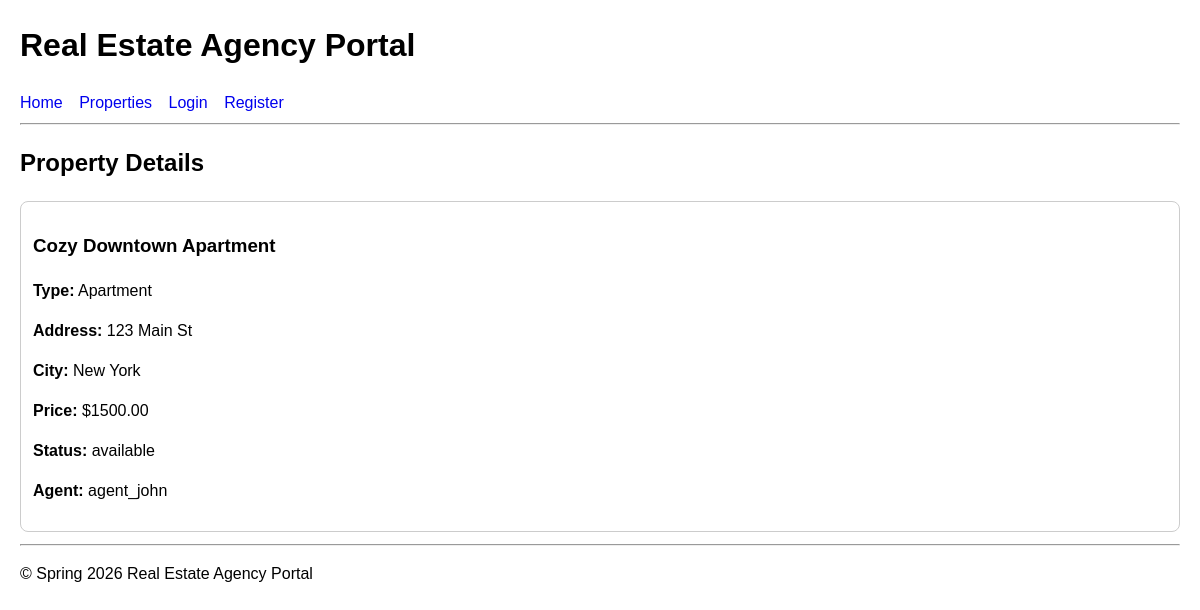
The app's page /property_details.php?id=1 with its own data.
### tables this page shows
CREATE TABLE Properties (
    propertyId INT NOT NULL AUTO_INCREMENT,
    title VARCHAR(100) NOT NULL,
    propertyType VARCHAR(50) NOT NULL,
    address VARCHAR(200) NOT NULL,
    city VARCHAR(100) NOT NULL,
    price DECIMAL(12,2) NOT NULL,
    status ENUM('available', 'sold', 'rented') NOT NULL DEFAULT 'available',
    agentId INT NOT NULL,
    PRIMARY KEY (propertyId),
    FOREIGN KEY (agentId) REFERENCES Users(userId)
);

CREATE TABLE Users (
    userId INT NOT NULL AUTO_INCREMENT,
    userName VARCHAR(50) NOT NULL UNIQUE,
    contactInfo VARCHAR(200),
    passwordHash VARCHAR(255) NOT NULL,
    userType ENUM('agent', 'buyer', 'renter') NOT NULL,
    PRIMARY KEY (userId)
);

### RealEstateDatabase.php (called while the page is built, shortened)
<?php
require_once __DIR__ . '/Database.php';
class RealEstateDatabase {
    private PDO $conn;
    public function __construct() {
        $database = new Database();
        $this->conn = $database->connect();
    }
    public function getPropertyById(int $propertyId) {
        $sql = "SELECT p.*, u.userName AS agentName
                FROM Properties p
                JOIN Users u ON p.agentId = u.userId
                WHERE p.propertyId = :propertyId";
        $stmt = $this->conn->prepare($sql);
        $stmt->execute([':propertyId' => $propertyId]);
        return $stmt->fetch();
    }
}
?>

### Database.php (called while the page is built, shortened)
<?php
class Database {
    private ?PDO $conn = null;
    public function connect(): PDO {
        if ($this->conn === null) {
            try {
                $dsn = "mysql:host=" . DB_HOST . ";dbname=" . DB_NAME . ";charset=utf8mb4";
                $this->conn = new PDO($dsn, DB_USER, DB_PASS, [
                    PDO::ATTR_ERRMODE => PDO::ERRMODE_EXCEPTION,
                    PDO::ATTR_DEFAULT_FETCH_MODE => PDO::FETCH_ASSOC
                ]);
            } catch (PDOException $e) {
                die("Database connection failed: " . $e->getMessage());
            }
        }
        return $this->conn;
    }
}
?>

### property_details.php (the view, shortened to what this page needs)
<?php
require_once 'classes/RealEstateDatabase.php';
$db = new RealEstateDatabase();
$propertyId = isset($_GET['id']) ? (int)$_GET['id'] : 0;
$property = $db->getPropertyById($propertyId);
?>
<?php include 'includes/header.php'; ?>
<h2>Property Details</h2>
<?php if (!$property): ?>
    <p class="error">Property not found.</p>
<?php else: ?>
    <div class="card">
        <h3><?= htmlspecialchars($property['title']) ?></h3>
        <p><strong>Type:</strong> <?= htmlspecialchars($property['propertyType']) ?></p>
        <p><strong>Address:</strong> <?= htmlspecialchars($property['address']) ?></p>
        <p><strong>City:</strong> <?= htmlspecialchars($property['city']) ?></p>
        <p><strong>Price:</strong> $<?= htmlspecialchars($property['price']) ?></p>
        <p><strong>Status:</strong> <?= htmlspecialchars($property['status']) ?></p>
        <p><strong>Agent:</strong> <?= htmlspecialchars($property['agentName']) ?></p>
    </div>
<?php endif; ?>
<?php include 'includes/footer.php'; ?>

### style.css (style rules this page uses)
body { font-family: Arial, sans-serif; margin: 20px; line-height: 1.5; }
.card { border: 1px solid #ccc; padding: 12px; margin-bottom: 12px; border-radius: 8px; }

### records on screen
properties: title "Cozy Downtown Apartment", propertyType "Apartment", address "123 Main St", city "New York", price "1500.00", status "available", agentId.userName "agent_john"
